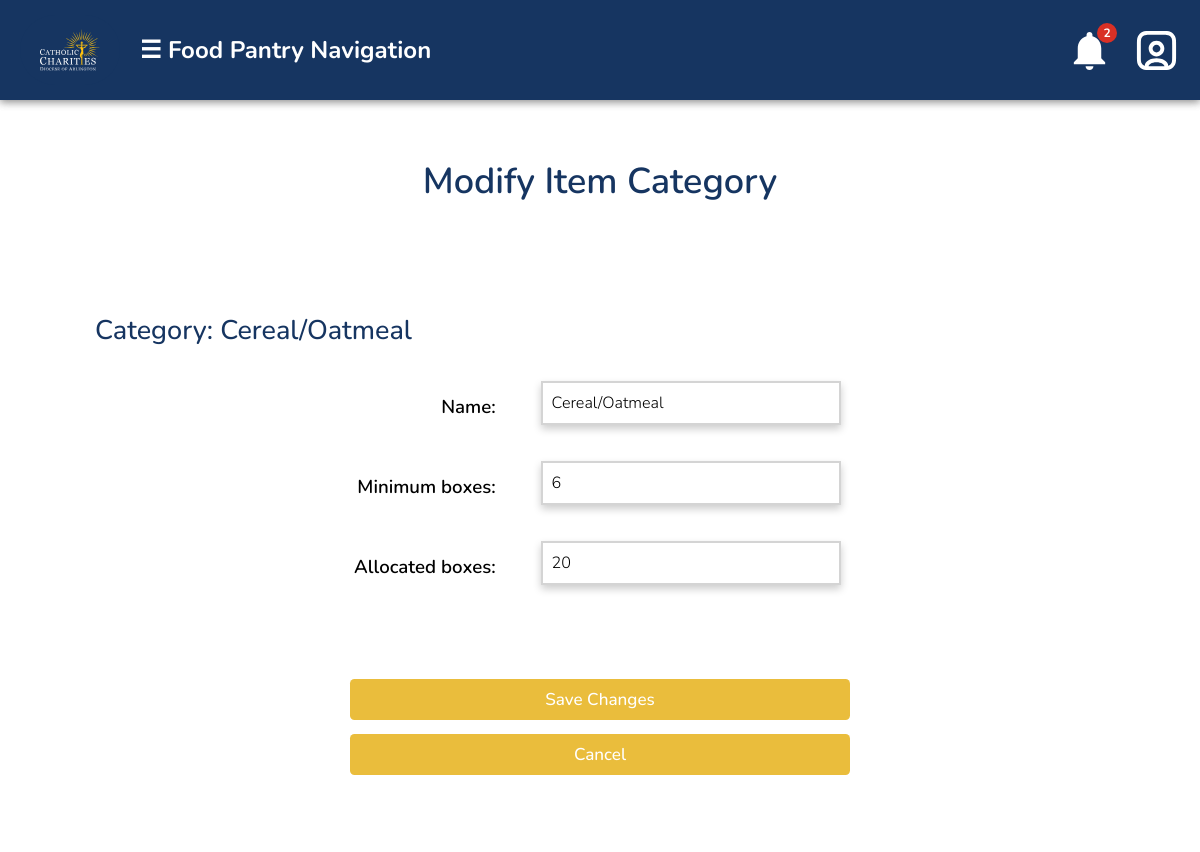
The app's page /viewModifyItemCategory.php?id=1 (signed in) with its own data.
### tables this page shows
CREATE TABLE `dbinventory` (
  `id` int(11) NOT NULL,
  `item_category_id` int(11) NOT NULL,
  `category_name` varchar(100) NOT NULL,
  `current_quantity` int(11) NOT NULL,
  `minimum_quantity` int(11) NOT NULL,
  `allocated_quantity` int(11) NOT NULL
);

### database/dbInventory.php (called while the page is built, shortened)
<?php
include_once(dirname(__FILE__).'/../domain/InventoryItem.php');
include_once(dirname(__FILE__).'/dbNotifications.php');
function getCategoryName($id) {
    $con = connect();
    $query = "SELECT category_name FROM dbinventory WHERE id = $id";
    $result = mysqli_query($con, $query);
    $row = mysqli_fetch_assoc($result);
    return $row['category_name'];
}
function getItem($id) {
    $con = connect();
    $query = "SELECT * FROM dbinventory WHERE id = $id";
    $result = mysqli_query($con, $query);
    $row  = mysqli_fetch_assoc($result);
    $inventoryItem = new InventoryItem($row['id'], $row['item_category_id'], $row['category_name'], $row['current_quantity'], $row['minimum_quantity'], $row['allocated_quantity']);
    return $inventoryItem;
}
function getMinimumQuantity($id) {
    $con = connect();
    $query = "SELECT minimum_quantity FROM dbinventory WHERE id = $id";
    $result = mysqli_query($con, $query);
    $row = mysqli_fetch_assoc($result);
    return $row['minimum_quantity'];
}
function getAllocatedQuantity($id) {
    $con = connect();
    $query = "SELECT allocated_quantity FROM dbinventory WHERE id = $id";
    $result = mysqli_query($con, $query);
    $row = mysqli_fetch_assoc($result);
    return $row['allocated_quantity'];
}

### domain/InventoryItem.php (called while the page is built, shortened)
<?php
class InventoryItem {
    private $id;
    function __construct($id, $item_category_id, $category_name, $current_quantity, $minimum_quantity, $allocated_quantity) {
        $this->id = $id;
    }
    function getId() {
        return $this->id;
    }
}

### viewModifyItemCategory.php (the view, shortened to what this page needs)
<?php
    require_once('database/dbInventory.php');
    $item = getItem($_GET['id']);
?>
<!DOCTYPE html>
<html>
<head>
    <?php require_once('universal.inc') ?>
</head>
<pageheader>
    <h1  class="title">Modify Item Category</h1>
</pageheader>
<body>
    <?php require_once('header.php') ?>
    <main>
        <div class="report-container">
            <div class="report-section">
                <h2>Category: <?php echo(getCategoryName($item->getId()))?></h2>
                <form name="invForm" onsubmit="return validateFormDate()" method="POST" action="viewModifyItemCategory.php?id=<?php echo $item->getId();?>">
                    <div class="updateInv-row">
                            <table class="modify-table">
                                <tbody>
                                    <tr>
                                        <td class="modify-table-label"><label class="updateInv-label" for="name">Name: </label></td>
                                        <td class="modify-table-input"><input type="text" class="updateInv-qty"
                                                value="<?php echo(getCategoryName($item->getId()))?>"
                                                name="name"
                                                required>
                                        </td>
                                    </tr>
                                    <tr>
                                        <td class="modify-table-label"><label class="updateInv-label" for="minimum">Minimum boxes: </label></td>
                                        <td class="modify-table-input"><input type="number" class="updateInv-qty"
                                                value="<?php echo(getMinimumQuantity($item->getId()))?>"
                                                name="minimum"
                                                required>
                                        </td>
                                    </tr>
                                    <tr>
                                        <td class="modify-table-label"><label class="updateInv-label" for="allocated">Allocated boxes: </label></td>
                                        <td class="modify-table-input"><input type="number" class="updateInv-qty"
                                                value="<?php echo(getAllocatedQuantity($item->getId()))?>"
                                                name="allocated"
                                                required>
                                        </td>
                                    </tr>
                                </tbody>
                            </table>
                        </div>
                    <div class="modifyUsers-formBtns">
                        <button name="save_button" class="modify-save-btn">Save Changes</button>
                        <button name="cancel_button" class="modify-cancel-btn" formnovalidate>Cancel</button>
                    </div>
                </form>
            </div>
        </div>
    </main>
</body>
</html>

### css/base.css (style rules this page uses)
html, body, header, main, footer, div, span, p, h1, h2, h3, h4, h5, h6, ul, ol, li, input, select, textarea, form, section, label, table, td, tr, th, form, fieldset, em, button, a { padding: 0; margin: 0; font-size: inherit; font-family: inherit; font-weight: inherit; text-decoration: none; font-style: normal; box-sizing: border-box; text-align: left; list-style-type: none; border-spacing: 0; }
:root { --page-background-color: white; --page-font-color: black; --inactive-font-color: #d0d0d0; --inactive-background-color: rgb(31,31,33); --standout-background: #fafafa; --happy-toast-background-color: #5D7E61; --happy-toast-font-color: rgb(255, 255, 255); --info-toast-background-color: #2f2f2f; --info-toast-font-color: white; --error-toast-background-color: #A66654; --error-toast-font-color: rgb(255, 255, 255); --shadow-and-border-color: #e8e8e8; --main-color: #207BC1; --accent-color: #EABD3C; --secondary-accent-color: #163561; --wv-accent-color: #111111; --wv-accent-foreground: #ffffff; --wv-bg-light: #ffffff; --wv-text-dark: #111111; --wv-muted-text: #6b6b6b; --calendar-event-color: #333333; --calendar-event-color-hover: #000000; --calendar-today-border: 2px solid #000000; --button-font-color: #ffffff; --button-padding: 0.5rem 1.5rem; --button-border-radius: 0.25rem; --standard-border: 1px solid #111111; --light-border: 1px solid #e5e5e5; --text-field-border: 2px solid #d4d4d4; --cancel-button-background-color: #000000; --error-color: #000000; font-size: 18px; font-family: 'Montserrat'; font-weight: 300; font-size: 18px; font-family: 'Montserrat'; font-weight: 300; font-size: 18px; font-family: 'Montserrat'; font-weight: 300; font-size: 18px; font-family: 'Montserrat'; font-weight: 300; }
body { background-color: var(--page-background-color); color: var(--page-font-color); font-family: 'Montserrat'; }
main:not(.login):not(.calendar-view):not(.dashboard) { padding: 1rem; }
input[type=text], input[type=password], input[type=date], input[type=email], input[type=number], input[type=tel], select, textarea, .pseudo-input, .pseudo-input-disabled { border: var(--text-field-border); border-radius: 0; padding: 0.5rem; width: 100%; background-color: var(--page-background-color); margin-bottom: 0.5rem; scroll-margin: 7.5rem; box-shadow: 0px 4px 8px rgba(0,0,0,0.2); color: black; }
input[type=submit], button, .button, a.button-signup { color: var(--button-font-color); background-color: var(--main-color); padding: var(--button-padding); border: 3px solid rgba(255, 255, 255, 0.295); border-radius: var(--button-border-radius); font-weight: 500; width: 94%; transition: background-color .3s; cursor: pointer; text-align: center; }
label { color: var(--secondary-accent-color); font-weight: 600; width: 100%; text-align: left; }
h1 { font-size: 1.5rem; font-weight: 500; margin-bottom: 2rem; background-color: var(#4d98f3); color: var(--secondary-accent-color); width: 100%; text-align: center; padding: 1rem; }
h2 { font-size: 1.5rem; font-weight: 500; }

### records on screen
dbinventory: getCategoryName($item->getId()) "Cereal/Oatmeal", name "Cereal/Oatmeal", minimum "6", allocated "20"
